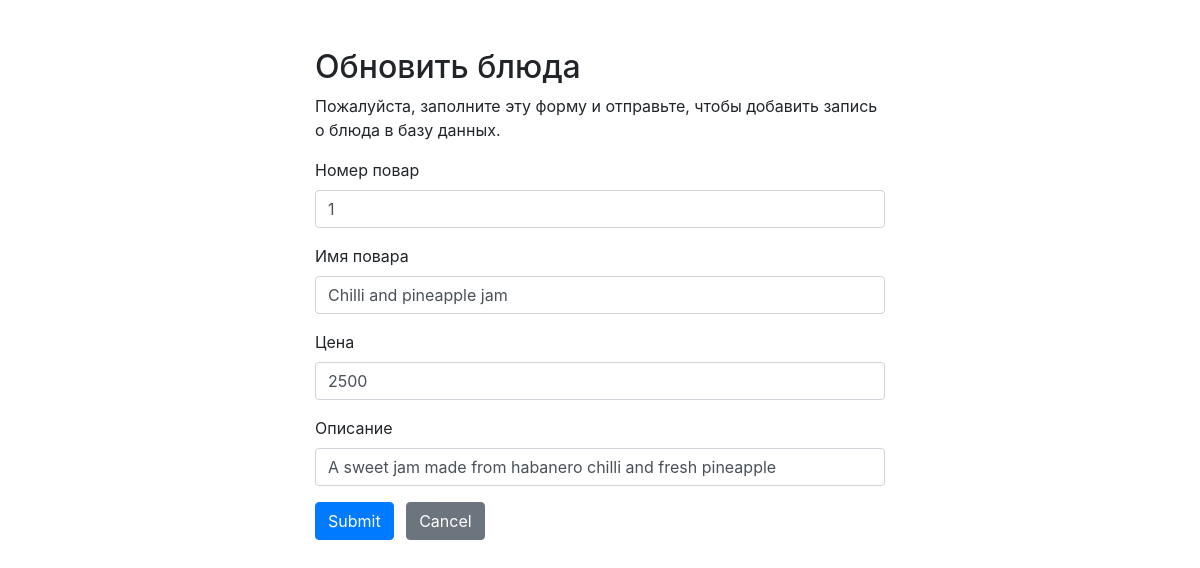
The page /UpdateFood.php?id=1 on the database its author committed.
### tables this page shows
CREATE TABLE `fooditems` (
  `fooditem_id` int(11) NOT NULL,
  `fooditem_name` varchar(50) NOT NULL,
  `fooditem_price` int(11) NOT NULL,
  `fooditem_description` varchar(255) NOT NULL
);

### UpdateFood.php (the view, shortened to what this page needs)
<?php
require_once "connection.php";
$fooditem_id = $fooditem_name = $fooditem_price = $fooditem_description  = "";
$fooditem_id_err = $fooditem_name_err = $fooditem_price_err = $fooditem_description_err  = "";
if($_SERVER["REQUEST_METHOD"] == "GET"){
    $input_fooditem_id = trim($_GET["id"]);
    $sql = "SELECT * FROM fooditems WHERE fooditem_id = $input_fooditem_id";
    $result = $mysqli->query($sql);
    foreach ($result as $row){
        $fooditem_id = $row['fooditem_id'];
        $fooditem_name = $row['fooditem_name'];
        $fooditem_price = $row['fooditem_price'];
        $fooditem_description = $row['fooditem_description'];
    }
}
?>
<!DOCTYPE html>
<html lang="en">
<head>
    <link rel="stylesheet" href="https://stackpath.bootstrapcdn.com/bootstrap/4.5.2/css/bootstrap.min.css">
</head>
<body>
<div class="wrapper">
    <div class="container-fluid">
        <div class="row">
            <div class="col-md-12">
                <h2 class="mt-5">Обновить блюда</h2>
                <p>Пожалуйста, заполните эту форму и отправьте, чтобы добавить запись о блюда в базу данных.</p>
                <form action="<?php echo htmlspecialchars($_SERVER["PHP_SELF"]); ?>" method="post">
                    <div class="form-group">
                        <label>Номер повар</label>
                        <input type="text" name="fooditem_id" class="form-control <?php echo (!empty($fooditem_id_err)) ? 'is-invalid' : ''; ?>" value="<?php echo $fooditem_id; ?>">
                    </div>
                    <div class="form-group">
                        <label>Имя повара</label>
                        <input type="text" name="fooditem_name" class="form-control <?php echo (!empty($fooditem_name_err)) ? 'is-invalid' : ''; ?>" value="<?php echo $fooditem_name; ?>">
                    </div>
                    <div class="form-group">
                        <label>Цена</label>
                        <input type="text" name="fooditem_price" class="form-control <?php echo (!empty($fooditem_price_err)) ? 'is-invalid' : ''; ?>" value="<?php echo $fooditem_price; ?>">
                    </div>
                    <div class="form-group">
                        <label>Описание</label>
                        <input type="text" name="fooditem_description" class="form-control <?php echo (!empty($fooditem_description_err)) ? 'is-invalid' : ''; ?>" value="<?php echo $fooditem_description; ?>">
                    </div>
                    <input type="submit" class="btn btn-primary" value="Submit">
                    <a href="food.php" class="btn btn-secondary ml-2">Cancel</a>
                </form>
            </div>
        </div>
    </div>
</div>
</body>
</html>

### UpdateFood.php (style rules this page uses)
.wrapper { width: 600px; margin: 0 auto; }

### rows shown on the page
fooditems: fooditem_id "1", fooditem_name "Chilli and pineapple jam", fooditem_price "2500", fooditem_description "A sweet jam made from habanero chilli and fresh pineapple"
